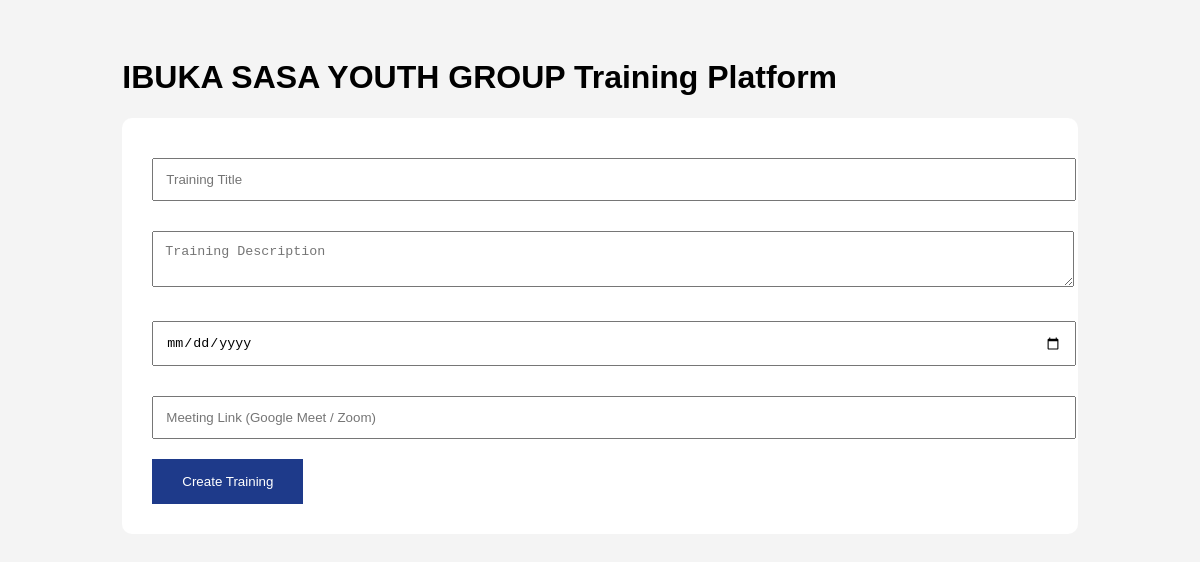
Before: /training-platform/ (signed in) with the older database file.
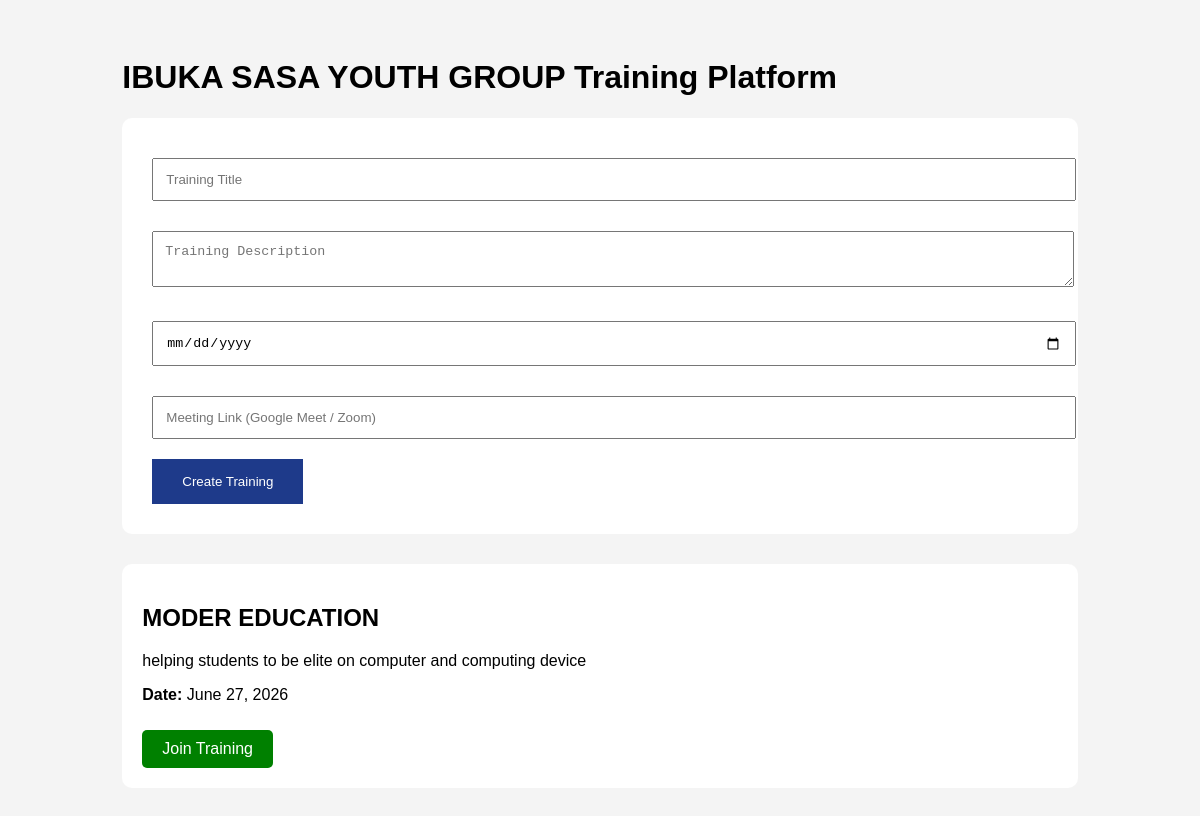
After: the same page with the newer database file.
### groupapp/models.py (models this page shows, shortened)
class Group(models.Model):
    group_name = models.CharField(max_length=100)
    email = models.EmailField()
    phone = models.CharField(max_length=20)
    location = models.CharField(max_length=100)
    description = models.TextField()
    password = models.CharField(max_length=100)

class Training(models.Model):
    group = models.ForeignKey(Group, on_delete=models.CASCADE)
    title = models.CharField(max_length=200)
    description = models.TextField()
    date = models.DateField()
    meeting_link = models.URLField(blank=True, null=True)
    created_at = models.DateTimeField(auto_now_add=True)

### groupapp/views.py (the view, shortened to what this page needs)
# urls.py: path('training-platform/', views.training_platform, name='training_platform'),
def training_platform(request):
    if 'group_id' not in request.session:
        return redirect('login_group')
    group = Group.objects.get(id=request.session['group_id'])
    trainings = Training.objects.filter(group=group).order_by('-date')
    return render(request, 'training_platform.html', {
        'group': group,
        'trainings': trainings
    })

### groupapp/templates/training_platform.html (shortened to what this page needs)
<!DOCTYPE html>
<html>
<head>
</head>
<body>
<div class="container">
    <h1>{{ group.group_name }} Training Platform</h1>
    <div class="form-box">
        <form method="POST">
            <input type="text" name="title" placeholder="Training Title">
            <textarea name="description" placeholder="Training Description"></textarea>
            <input type="date" name="date">
            <input type="url" name="meeting_link" placeholder="Meeting Link (Google Meet / Zoom)">
            <button type="submit">Create Training</button>
        </form>
    </div>
    {% for training in trainings %}
    <div class="training-card">
        <h2>{{ training.title }}</h2>
        <p>{{ training.description }}</p>
        <p><b>Date:</b> {{ training.date }}</p>
        {% if training.meeting_link %}
            <a href="{{ training.meeting_link }}" target="_blank" class="join-btn">
                Join Training
            </a>
        {% endif %}
    </div>
    {% endfor %}
</div>
</body>
</html>

### groupapp/templates/training_platform.html (style rules this page uses)
body { font-family:Arial; background:#f4f4f4; padding:30px; }
.container { width:85%; margin:auto; }
.form-box { background:white; padding:30px; border-radius:10px; margin-bottom:30px; }
input, textarea { width:100%; padding:12px; margin-top:10px; margin-bottom:20px; }
button { padding:15px 30px; background:#1e3a8a; color:white; border:none; cursor:pointer; }
.training-card { background:white; padding:20px; margin-bottom:20px; border-radius:10px; }
.join-btn { display:inline-block; margin-top:10px; padding:10px 20px; background:green; color:white; text-decoration:none; border-radius:5px; }

Changed rows visible on the page:
added Training: title "MODER EDUCATION", description "helping students to be elite on computer and computing device", date "June 27, 2026"
